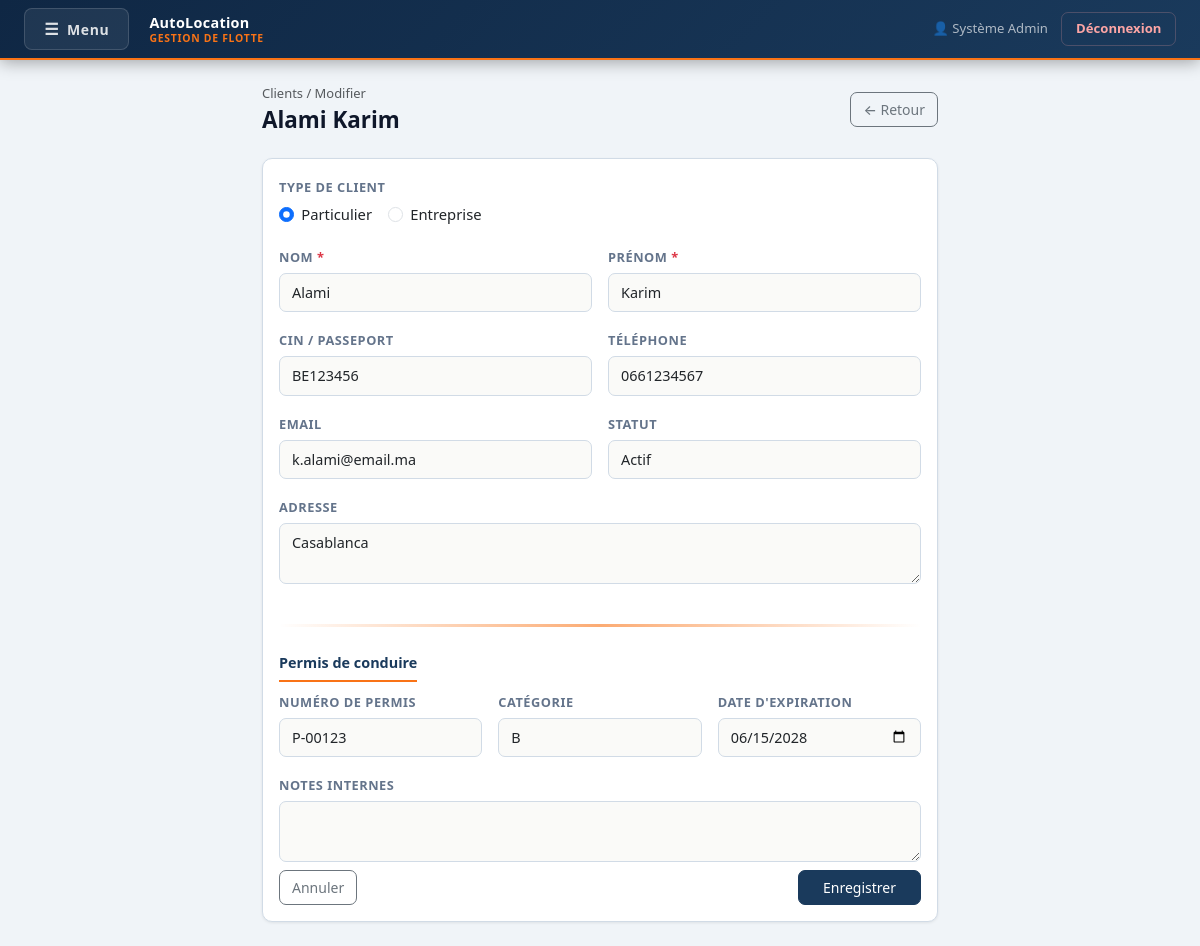
Page /clients/edit.php?id=1 (signed in) on the committed database.
### tables this page shows
CREATE TABLE IF NOT EXISTS `clients` (
  `id`                INT(11)      NOT NULL AUTO_INCREMENT,
  `nom`               VARCHAR(100) NOT NULL,
  `prenom`            VARCHAR(100) NOT NULL,
  `email`             VARCHAR(150) DEFAULT NULL,
  `telephone`         VARCHAR(20)  DEFAULT NULL,
  `adresse`           TEXT         DEFAULT NULL,
  `cin`               VARCHAR(30)  DEFAULT NULL,
  `permis_numero`     VARCHAR(50)  DEFAULT NULL,
  `permis_categorie`  VARCHAR(20)  DEFAULT 'B',
  `permis_expiration` DATE         DEFAULT NULL,
  `type_client`       ENUM('particulier','entreprise') DEFAULT 'particulier',
  `entreprise`        VARCHAR(150) DEFAULT NULL,
  `statut`            ENUM('actif','suspendu','liste_noire') DEFAULT 'actif',
  `notes`             TEXT         DEFAULT NULL,
  `created_at`        TIMESTAMP    NOT NULL DEFAULT CURRENT_TIMESTAMP,
  PRIMARY KEY (`id`),
  UNIQUE KEY `cin` (`cin`)
);

### models/ClientModel.php (called while the page is built, shortened)
<?php
class ClientModel {
    private $conn;
    public function __construct($db) {
        $this->conn = $db;
    }
    public function getById($id) {
        $stmt = $this->conn->prepare("SELECT * FROM clients WHERE id=?");
        $stmt->execute([$id]);
        return $stmt->fetch();
    }
}

### clients/edit.php (the view, shortened to what this page needs)
<?php
require_once "../models/ClientModel.php";
$db    = new Database();
$conn  = $db->getConnection();
$model = new ClientModel($conn);
$id = (int)($_GET['id'] ?? 0);
$c = $model->getById($id);
$d = array_merge($c, $_POST);
?>
<!DOCTYPE html>
<html lang="fr">
<head>
  <link href="https://cdn.jsdelivr.net/npm/bootstrap@5.3.3/dist/css/bootstrap.min.css" rel="stylesheet">
  <link href="/location/style.css" rel="stylesheet">
</head>
<body>
<?php include "../includes/navbar.php"; ?>
<div class="container py-4" style="max-width:700px">
  <div class="page-header">
    <div>
      <div class="text-muted small mb-1"><a href="index.php" class="text-decoration-none text-muted">Clients</a> / Modifier</div>
      <h1 class="page-title"><?= htmlspecialchars($c['nom'] . ' ' . $c['prenom']) ?></h1>
    </div>
    <a href="view.php?id=<?= $id ?>" class="btn btn-outline-secondary">← Retour</a>
  </div>
  <div class="card">
    <div class="card-body">
      <form method="POST" class="row g-3">
        <div class="col-12">
          <label class="form-label fw-semibold">Type de client</label>
          <div class="d-flex gap-3">
            <div class="form-check">
              <input class="form-check-input" type="radio" name="type_client" id="tc_part" value="particulier"
                     <?= ($d['type_client'] ?? 'particulier') === 'particulier' ? 'checked' : '' ?>
                     onchange="toggleEntreprise()">
              <label class="form-check-label" for="tc_part">Particulier</label>
            </div>
            <div class="form-check">
              <input class="form-check-input" type="radio" name="type_client" id="tc_ent" value="entreprise"
                     <?= ($d['type_client'] ?? '') === 'entreprise' ? 'checked' : '' ?>
                     onchange="toggleEntreprise()">
              <label class="form-check-label" for="tc_ent">Entreprise</label>
            </div>
          </div>
        </div>
        <div class="col-md-6">
          <label class="form-label fw-semibold">Nom <span class="text-danger">*</span></label>
          <input name="nom" class="form-control" required value="<?= htmlspecialchars($d['nom'] ?? '') ?>">
        </div>
        <div class="col-md-6">
          <label class="form-label fw-semibold">Prénom <span class="text-danger">*</span></label>
          <input name="prenom" class="form-control" required value="<?= htmlspecialchars($d['prenom'] ?? '') ?>">
        </div>
        <div class="col-md-6">
          <label class="form-label fw-semibold">CIN / Passeport</label>
          <input name="cin" id="cinField" class="form-control" value="<?= htmlspecialchars($d['cin'] ?? '') ?>">
        </div>
        <div class="col-md-6">
          <label class="form-label fw-semibold">Téléphone</label>
          <input name="telephone" class="form-control" value="<?= htmlspecialchars($d['telephone'] ?? '') ?>">
        </div>
        <div class="col-md-6">
          <label class="form-label fw-semibold">Email</label>
          <input type="email" name="email" id="emailField" class="form-control" value="<?= htmlspecialchars($d['email'] ?? '') ?>">
        </div>
        <div class="col-md-6">
          <label class="form-label fw-semibold">Statut</label>
          <select name="statut" class="form-select">
            <option value="actif"       <?= ($d['statut'] ?? '') === 'actif'       ? 'selected' : '' ?>>Actif</option>
          </select>
        </div>
        <div class="col-12">
          <label class="form-label fw-semibold">Adresse</label>
          <textarea name="adresse" class="form-control" rows="2"><?= htmlspecialchars($d['adresse'] ?? '') ?></textarea>
        </div>
        <div class="col-12"><hr class="gold-divider"><strong class="form-section-title">Permis de conduire</strong></div>
        <div class="col-md-4">
          <label class="form-label fw-semibold">Numéro de permis</label>
          <input name="permis_numero" class="form-control" value="<?= htmlspecialchars($d['permis_numero'] ?? '') ?>">
        </div>
        <div class="col-md-4">
          <label class="form-label fw-semibold">Catégorie</label>
          <select name="permis_categorie" class="form-select">
            <?php foreach (['B','BE','C','CE','D','A'] as $cat): ?>
              <option <?= ($d['permis_categorie'] ?? 'B') === $cat ? 'selected' : '' ?>><?= $cat ?></option>
            <?php endforeach; ?>
          </select>
        </div>
        <div class="col-md-4">
          <label class="form-label fw-semibold">Date d'expiration</label>
          <input type="date" name="permis_expiration" class="form-control" value="<?= htmlspecialchars($d['permis_expiration'] ?? '') ?>">
        </div>
        <div class="col-12">
          <label class="form-label fw-semibold">Notes internes</label>
          <textarea name="notes" class="form-control" rows="2"><?= htmlspecialchars($d['notes'] ?? '') ?></textarea>
        </div>
        <div class="col-12 d-flex justify-content-between mt-2">
          <a href="view.php?id=<?= $id ?>" class="btn btn-outline-secondary">Annuler</a>
          <button type="submit" class="btn btn-primary px-4">Enregistrer</button>
        </div>
      </form>
    </div>
  </div>
</div>
</body>
</html>

### style.css (style rules this page uses)
:root { --primary: #1a3a5c; --primary-dark: #102640; --accent: #f97316; --accent-dark: #ea6c0a; --danger: #dc2626; --danger-dark: #b91c1c; --bg: #f0f4f8; --surface: #ffffff; --border: #d1dbe6; --text: #0f172a; --text-muted: #64748b; --nav-bg: #0f2744; --radius: 10px; --shadow-sm: 0 1px 3px rgba(0,0,0,.08); --shadow: 0 4px 12px rgba(0,0,0,.1); --shadow-lg: 0 8px 28px rgba(0,0,0,.13); --transition: .2s ease; }
*, *::before, *::after { box-sizing: border-box; }
body { background: var(--bg); font-family: 'Segoe UI', system-ui, -apple-system, sans-serif; color: var(--text); font-size: .925rem; min-height: 100vh; }
.page-header { display: flex; align-items: center; justify-content: space-between; margin-bottom: 1.5rem; }
.page-title { font-size: 1.4rem; font-weight: 700; margin: 0; color: var(--text); }
.card { border: 1px solid var(--border); border-radius: var(--radius); box-shadow: var(--shadow-sm); background: var(--surface); }
.btn { font-weight: 500; border-radius: 7px; transition: all var(--transition); font-size: .875rem; }
.btn-primary { background: var(--primary); border-color: var(--primary); color: #fff; }
.form-label { font-weight: 600; font-size: .8rem; color: var(--text-muted); text-transform: uppercase; letter-spacing: .04em; margin-bottom: .35rem; }
.form-control, .form-select { border-radius: 7px; border-color: var(--border); font-size: .9rem; padding: .5rem .75rem; transition: border-color var(--transition), box-shadow var(--transition); background: #fafaf8; }
.form-section-title { font-weight: 700; font-size: .9rem; margin-bottom: 1rem; padding-bottom: .5rem; border-bottom: 2px solid var(--accent); color: var(--primary); }
.gold-divider { height: 3px; background: linear-gradient(90deg, transparent, var(--accent), transparent); border: none; margin: 1.5rem 0; opacity: .6; }
.card { animation: fadeInUp .35s ease both; }
.page-header { animation: fadeInUp .3s ease both; }
.form-control, .form-select { transition: border-color .2s ease, box-shadow .2s ease, background .2s ease; }

### rows in the picture
clients: nom+prenom "Alami Karim", type_client "☑ Particulier", type_client "☐ Entreprise", nom "Alami", prenom "Karim", cin "BE123456", telephone "0661234567", email "k.alami@email.ma", statut "Actif", adresse "Casablanca", permis_numero "P-00123", permis_categorie "B", permis_expiration "06/15/2028"

### other values in the picture
$_SESSION['user_nom'] "Système Admin"
